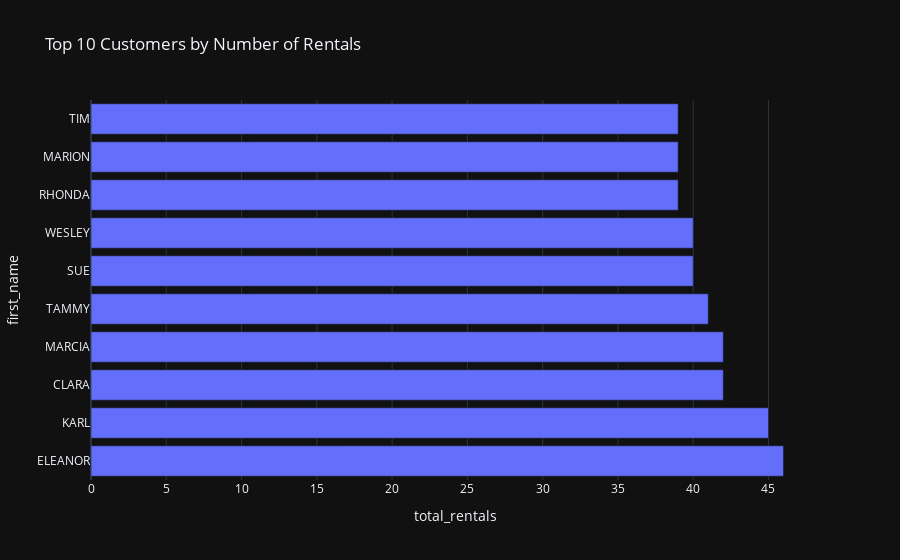
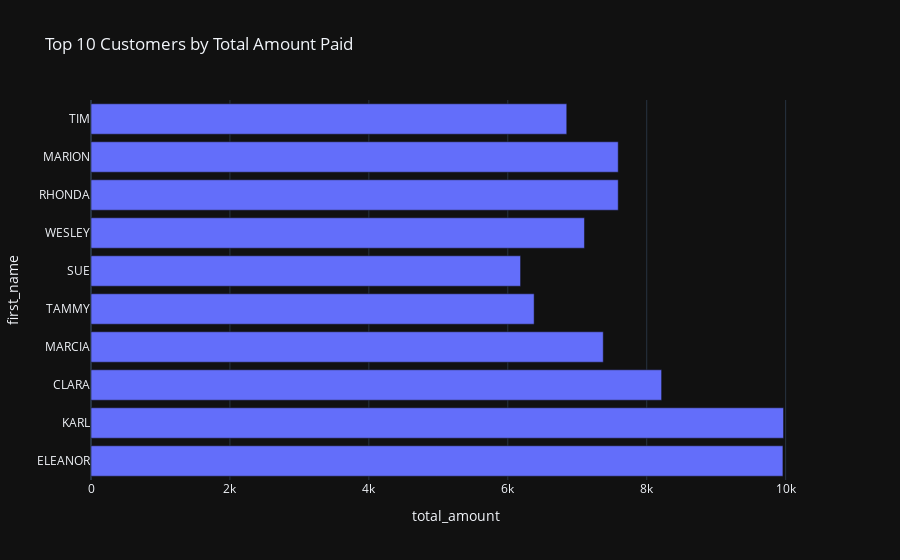

Notebook cell for these charts, in order:
### Code cell
fig = px.bar(
    top_customers,
    x = "total_rentals",
    y = "first_name",
    orientation = "h",
    title = "Top 10 Customers by Number of Rentals",
    template = "plotly_dark"
)
fig.show()

fig = px.bar(
    top_customers,
    x = "total_amount",
    y = "first_name",
    orientation = "h",
    title = "Top 10 Customers by Total Amount Paid",
    template = "plotly_dark"
)
fig.show()

### Figure 1 — Plotly figure (JSON) as saved in the notebook; plotly's stock layout.template omitted (floating-point values rounded to 4 significant figures)
{"data": [{"alignmentgroup": "True", "hovertemplate": "total_rentals=%{x}<br>first_name=%{y}<extra></extra>", "legendgroup": "", "marker": {"color": "#636efa", "pattern": {"shape": ""}}, "name": "", "offsetgroup": "", "orientation": "h", "showlegend": false, "textposition": "auto", "type": "bar", "x": [46, 45, 42, 42, 41, 40, 40, 39, 39, 39], "xaxis": "x", "y": ["ELEANOR", "KARL", "CLARA", "MARCIA", "TAMMY", "SUE", "WESLEY", "RHONDA", "MARION", "TIM"], "yaxis": "y"}], "layout": {"barmode": "relative", "legend": {"tracegroupgap": 0}, "title": {"text": "Top 10 Customers by Number of Rentals"}, "xaxis": {"anchor": "y", "domain": [0, 1], "title": {"text": "total_rentals"}}, "yaxis": {"anchor": "x", "domain": [0, 1], "title": {"text": "first_name"}}}}

### Figure 2 — Plotly figure (JSON) as saved in the notebook; plotly's stock layout.template omitted (floating-point values rounded to 4 significant figures)
{"data": [{"alignmentgroup": "True", "hovertemplate": "total_amount=%{x}<br>first_name=%{y}<extra></extra>", "legendgroup": "", "marker": {"color": "#636efa", "pattern": {"shape": ""}}, "name": "", "offsetgroup": "", "orientation": "h", "showlegend": false, "textposition": "auto", "type": "bar", "x": [9961.0, 9970.0, 8214.0, 7374.0, 6379.0, 6184, 7104, 7590.0, 7590.0, 6849.0], "xaxis": "x", "y": ["ELEANOR", "KARL", "CLARA", "MARCIA", "TAMMY", "SUE", "WESLEY", "RHONDA", "MARION", "TIM"], "yaxis": "y"}], "layout": {"barmode": "relative", "legend": {"tracegroupgap": 0}, "title": {"text": "Top 10 Customers by Total Amount Paid"}, "xaxis": {"anchor": "y", "domain": [0, 1], "title": {"text": "total_amount"}}, "yaxis": {"anchor": "x", "domain": [0, 1], "title": {"text": "first_name"}}}}
